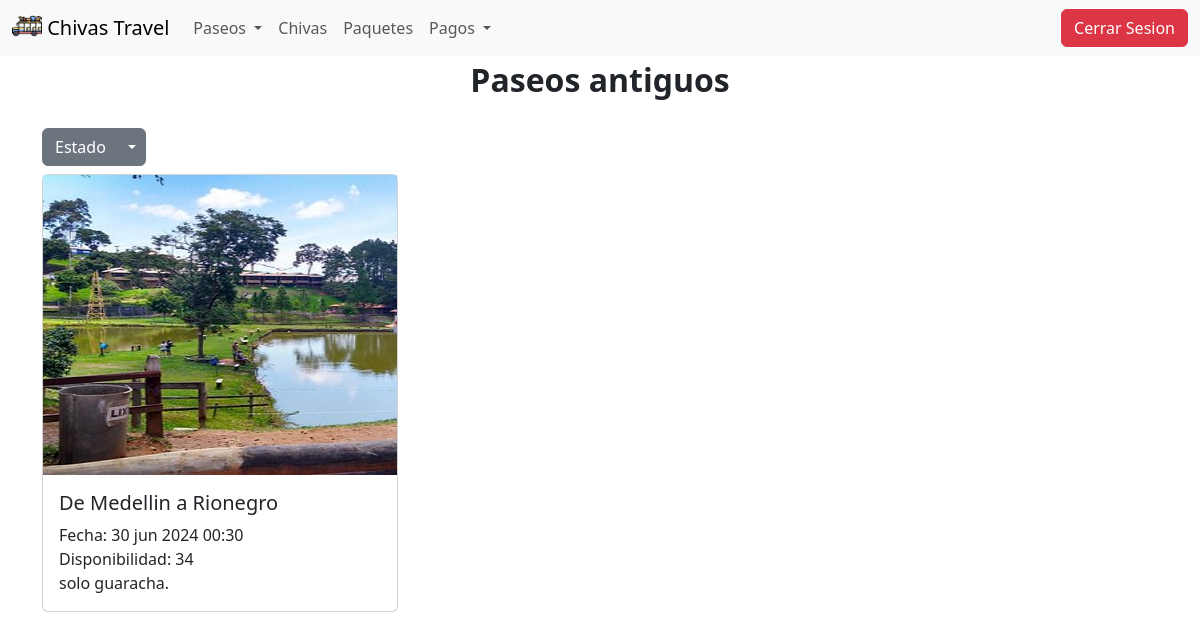
Page /paseos/verPaseosAdmin/?lista=antiguos on the earlier database version.
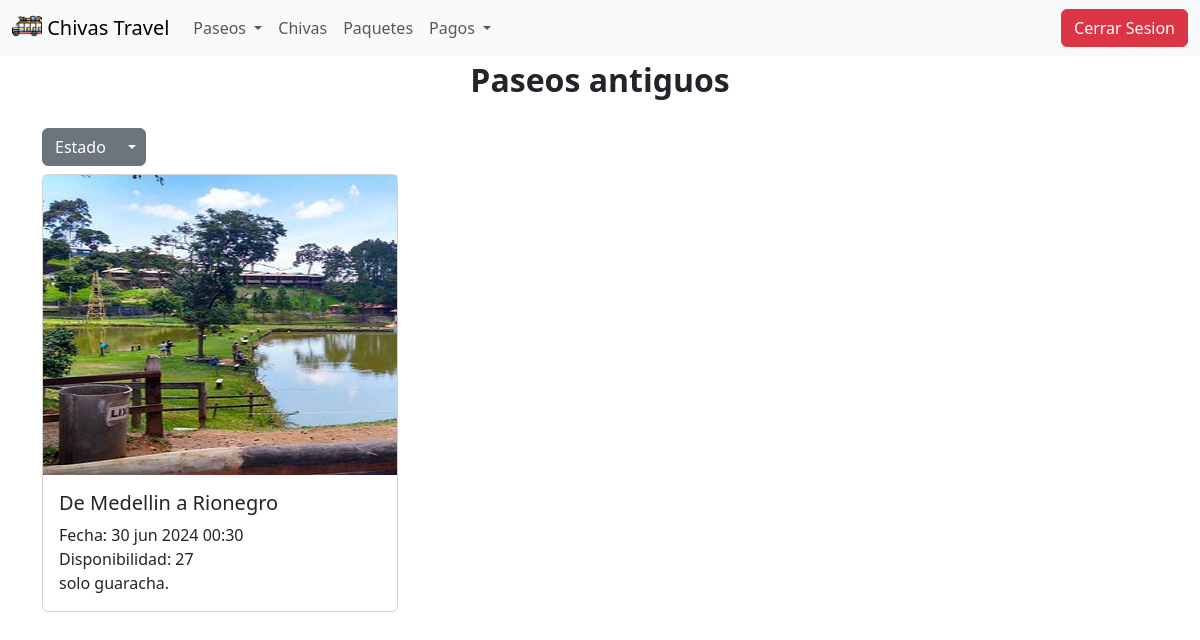
Same page on the later database version.
### paseos/models.py (models this page shows)
class Paseo(models.Model):
    imagen = models.CharField(max_length=500000, default='default_value')
    origen = models.CharField(max_length=100)
    destino = models.CharField(max_length=100)
    descripcion = models.CharField(max_length=300)
    fecha = models.DateField()
    hora = models.TimeField()
    chiva = models.ForeignKey(Chiva, on_delete=models.CASCADE)
    esquemaCobro = models.ForeignKey(EsquemaCobro, on_delete=models.CASCADE)
    disponibilidad = models.IntegerField()

### paseos/views.py (the view)
# urls.py: path('verPaseosAdmin/', views.verPaseosAdmin, name='verPaseosAdmin'),
def verPaseosAdmin(request):
    antiguos = Paseo.objects.filter(fecha__lt=now().date())
    activos = Paseo.objects.filter(fecha__gte=now().date())
    lista = request.GET.get('lista', 'activos')
    if lista == 'antiguos':
        listaPaseos = antiguos
    else:
        listaPaseos = activos
    template = loader.get_template('verPaseosAdmin.html')
    context = {
        'listaPaseos': listaPaseos,
        'lista': lista,
    }
    return HttpResponse(template.render(context, request))

### paseos/templates/verPaseosAdmin.html (shortened to what this page needs)
<!DOCTYPE html>
<html lang="en">
<head>
    {% load static %}
    <link rel="stylesheet" href="{% static '/styles.css' %}">
</head>
<body>
    {% include "navbarAdmin.html" %}
    <p class="fs-2 fw-bold text-center">Paseos {{lista}}</p>
    <div class="container">
        <div class="btn-group mt-2 mb-2">
            <button type="button" class="btn btn-secondary">Estado</button>
            <button type="button" class="btn btn-secondary dropdown-toggle dropdown-toggle-split" data-bs-toggle="dropdown" aria-expanded="false">
            </button>
        </div>
            <div class="row row-cols-1 row-cols-md-3 g-4">
                {% for paseo in listaPaseos %}
                    <div class="col">
                        <a href="{% url 'paseoAdmin' paseo.id %}" style="text-decoration: none;">
                            <div class="card" style="max-width: 402px; max-height: 515px ;">
                                <div id="{{paseo.id}}" class="card-img-top" >
                                    <div id="carousel{{ paseo.id }}" class="carousel slide" style="display: none;">
                                        <div class="carousel-inner" id="inner{{paseo.id}}">
                                        </div>
                                      </div>
                                </div>
                                <div class="card-body">
                                    <h5 class="card-title">De {{ paseo.origen}} a {{ paseo.destino }}</h5>
                                    <p class="card-text">Fecha: {{ paseo.fecha|date:"d b Y" }} {{ paseo.hora }}<br>
                                        Disponibilidad: {{ paseo.disponibilidad }}<br>
                                        {{paseo.descripcion|truncatechars:93 }}.</p>
                                </div>
                            </div>
                        </a>
                    </div>
                {% endfor %}
            </div>
      </div>
</body>
</html>

Differences in the rows shown:
changed Paseo "Medellin": disponibilidad "34" → "27"
